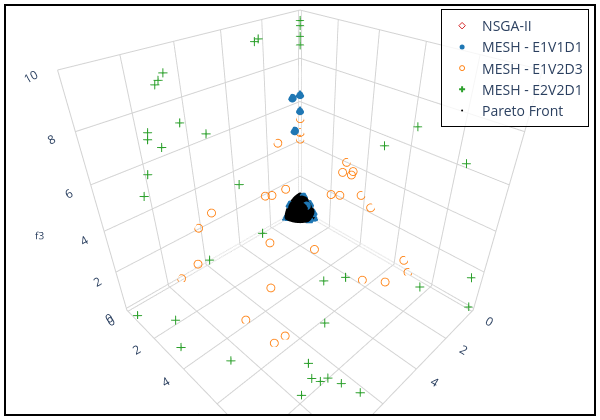

Notebook code for this chart:
### Markdown cell above
### MESH vs Pymoo 3D:

### Code cell
nsga2_result = pickle.load(open(f'../result/NSGA2_{experiment_name}.pkl', 'rb'))

# Creating a subplot
fig = go.Figure()

fig.add_trace(go.Scatter3d(x=nsga2_result['combined'][1][:,0], 
               y=nsga2_result['combined'][1][:,1],
               z=nsga2_result['combined'][1][:,2],
               mode='markers', marker=dict(size=5, symbol=marker_symbols[(num_dataset + 1) % num_symbols], color=solid_colors[-1]),
               name="NSGA-II")
               )

add_MESH = True
if(add_MESH):
    for i in range(num_dataset):
        fig.add_trace(pareto_front[i])

axis_range = [-0.1, 10]

# Setting layout
fig.update_layout(
    shapes=[
        dict(
            type="rect",
            xref="paper", yref="paper",
            x0=0, y0=0, x1=1, y1=1,
            line=dict(color="black", width=2),
            fillcolor="rgba(0,0,0,0)"  # Transparente
        )
    ],
    scene=dict(
        camera=dict(
          eye=dict(x=1,y=1,z=1)
        ),
        xaxis=dict(
            title=dict(text='f1', font=dict(size=10)),
            backgroundcolor='white',  # X-axis background
            gridcolor='lightgray',    # Grid color on X axis 
            showbackground=True,       # Show background
            range=axis_range
        ),
        yaxis=dict(
            title=dict(text='f2', font=dict(size=10)),
            backgroundcolor='white',  # Y-axis background
            gridcolor='lightgray',    # Grid color on Y axis
            showbackground=True,       # Show background
            range=axis_range
        ),
        zaxis=dict(
            title=dict(text='f3', font=dict(size=10)),
            backgroundcolor='white',  # Z-axis background
            gridcolor='lightgray',    # Grid color on Z axis
            showbackground=True,       # Show background
            range=axis_range
        ),
        aspectmode='cube'
    ),
    legend=dict(
        x=0.99,
        y=0.99,
        xanchor="right",
        yanchor="top",
        bgcolor="rgba(255,255,255,0.8)",  # fundo leve para não colidir com os pontos
        bordercolor="black",
        borderwidth=1,
        font=dict(size=14)
    ),
    showlegend=True,
    # title=dict(
    #     text='MESH - ' + experiment_name,
    #     x=0.5,  # Centering the title
    #     xanchor='center',
    #     yanchor='top'
    # ),
    margin=dict(l=5, r=5, b=5, t=5), # Rearrange the margin
    width=600,   # Figure width (pixels)
    height=420,  # Figure height (pixels)
    paper_bgcolor="white",
    plot_bgcolor='white'
)

# Plotting the Pareto front
real_pareto_front = get_pareto(experiment_name, n_pareto_density, position_dim, 3)
fig.add_trace(
	go.Scatter3d(x=real_pareto_front[:,0],
		y=real_pareto_front[:,1],
		z=real_pareto_front[:,2],
		mode='markers', marker=dict(size=2, color='black'),
		name='Pareto Front',
		showlegend=True
		)
	)

# Showing the figure
fig.show()

### Figure 1 — Plotly figure (JSON) as saved in the notebook; plotly's stock layout.template omitted (floating-point values rounded to 4 significant figures; data arrays with more than 128 entries replaced by an {"elided": "..."} marker saying what was removed)
{"data": [{"marker": {"color": "#d62728", "size": 5, "symbol": "diamond-open"}, "mode": "markers", "name": "NSGA-II", "type": "scatter3d", "x": {"elided": "250 float values"}, "y": {"elided": "250 float values"}, "z": {"elided": "250 float values"}}, {"marker": {"color": "#1f77b4", "size": 5, "symbol": "circle"}, "mode": "markers", "name": "MESH - E1V1D1", "showlegend": true, "type": "scatter3d", "x": [1.026, 0.3191, 0.07526, 6.283e-17, 5.98e-17, 0.7508, 0.2257, 4.443e-17, 0.02144, 0.4881, 0.3613, 3.911e-16, 3.905e-16, 2.347e-16, 2.519e-17, 2.715e-19, 2.395e-32], "y": [0, 0.9753, 1.023, 1.026, 0.9766, 0, 0.6896, 0.7256, 0.2915, 0, 0.002346, 0, 2.107e-17, 3.128e-16, 3.425e-16, 3.911e-16, 3.911e-16], "z": [0, 0, 0, 0, 0.3149, 0.6995, 0.7255, 0.7255, 0.9836, 6.368, 4.714, 6.387, 6.387, 6.387, 5.609, 6.387, 6.387]}, {"marker": {"color": "#ff7f0e", "size": 5, "symbol": "circle-open"}, "mode": "markers", "name": "MESH - E1V2D3", "showlegend": true, "type": "scatter3d", "x": [7.395, 6.938, 6.918, 6.385, 1.838, 4.172e-16, 1.67, 3.989e-16, 6.633, 5.436, 6.175, 4.371, 3.815, 2.727e-16, 6.16, 2.369e-16, 4.417, 1.488, 4.105, 1.97, 3.406, 0.4843, 0.4011, 0.59, 1.788e-16, 1.451, 2.76e-16, 2.3e-16, 1.558e-32], "y": [0, 3.854, 5.518, 5.558, 5.691, 6.813, 6.745, 6.514, 0.2752, 3.722, 0, 2.547, 4.621, 4.454, 1.132, 3.869, 2.448, 3.863, 2.493, 3.79, 2.561, 3.619, 3.633, 3.206, 2.921, 0, 0, 2.217e-16, 2.544e-16], "z": [0, 0, 0, 0, 0, 0, 0.4837, 0.5226, 0.5455, 0.6484, 2.134, 1.748, 2.284, 2.355, 3.505, 2.746, 4.115, 3.443, 4.022, 3.676, 4.032, 3.914, 4.059, 3.917, 4.065, 4.475, 4.508, 5.218, 4.155]}, {"marker": {"color": "#2ca02c", "size": 5, "symbol": "cross"}, "mode": "markers", "name": "MESH - E2V2D1", "showlegend": true, "type": "scatter3d", "x": [10.83, 10.28, 9.882, 9.55, 8.599, 7.781, 6.457, 6.271, 1.295, 6.195e-16, 6.012e-16, 6.755, 7.139, 7.336, 7.059, 10.72, 9.394, 5.887e-16, 6.61, 3.308, 10.44, 10.14, 5.465, 6.333, 10.23, 10.19, 8.537, 8.268, 7.305, 7.954, 5.134e-16, 7.336, 7.451, 7.69, 7.638, 1.008, 3.807e-16, 6.375, 6.01, 7.039, 6.887, 6.659, 2.517, 2.319, 5.767e-16, 5.532e-16, 5.479e-16, 5.333e-16, 2.972e-16, 3.367e-32], "y": [0, 0.04463, 0.5757, 3.178, 4.993, 7.848, 8.507, 9.212, 10.07, 10.12, 9.819, 8.129, 8.12, 7.897, 7.467, 0, 2.87, 9.613, 7.751, 9.17, 0, 0.1456, 7.584, 7.396, 0, 0, 4.392, 0, 5.655, 0, 8.384, 4.704, 0.4747, 0, 0, 5.514, 6.217, 0.1163, 1.203, 0, 0, 0, 0, 0, 0, 2.028e-16, 3.64e-16, 4.095e-16, 4.365e-16, 5.499e-16], "z": [0, 0, 0, 0, 0, 0, 0, 0, 0, 0, 0.0197, 0.2335, 0.4148, 0.5537, 0.7144, 0.969, 1.138, 1.519, 2.64, 2.978, 4.039, 3.924, 3.807, 4.102, 4.471, 4.644, 4.484, 4.758, 5.599, 5.576, 6.217, 6.973, 6.693, 6.916, 7.173, 6.238, 6.919, 7.169, 6.978, 8.77, 8.891, 9.093, 9.287, 9.35, 9.418, 9.622, 10.74, 10.98, 8.624, 8.98]}, {"marker": {"color": "black", "size": 2}, "mode": "markers", "name": "Pareto Front", "showlegend": true, "type": "scatter3d", "x": {"elided": "2500 float values"}, "y": {"elided": "2500 float values"}, "z": {"elided": "2500 float values"}}], "layout": {"height": 420, "legend": {"bgcolor": "rgba(255,255,255,0.8)", "bordercolor": "black", "borderwidth": 1, "font": {"size": 14}, "x": 0.99, "xanchor": "right", "y": 0.99, "yanchor": "top"}, "margin": {"b": 5, "l": 5, "r": 5, "t": 5}, "paper_bgcolor": "white", "plot_bgcolor": "white", "scene": {"aspectmode": "cube", "camera": {"eye": {"x": 1, "y": 1, "z": 1}}, "xaxis": {"backgroundcolor": "white", "gridcolor": "lightgray", "range": [-0.1, 10], "showbackground": true, "title": {"font": {"size": 10}, "text": "f1"}}, "yaxis": {"backgroundcolor": "white", "gridcolor": "lightgray", "range": [-0.1, 10], "showbackground": true, "title": {"font": {"size": 10}, "text": "f2"}}, "zaxis": {"backgroundcolor": "white", "gridcolor": "lightgray", "range": [-0.1, 10], "showbackground": true, "title": {"font": {"size": 10}, "text": "f3"}}}, "shapes": [{"fillcolor": "rgba(0,0,0,0)", "line": {"color": "black", "width": 2}, "type": "rect", "x0": 0, "x1": 1, "xref": "paper", "y0": 0, "y1": 1, "yref": "paper"}], "showlegend": true, "width": 600}}
